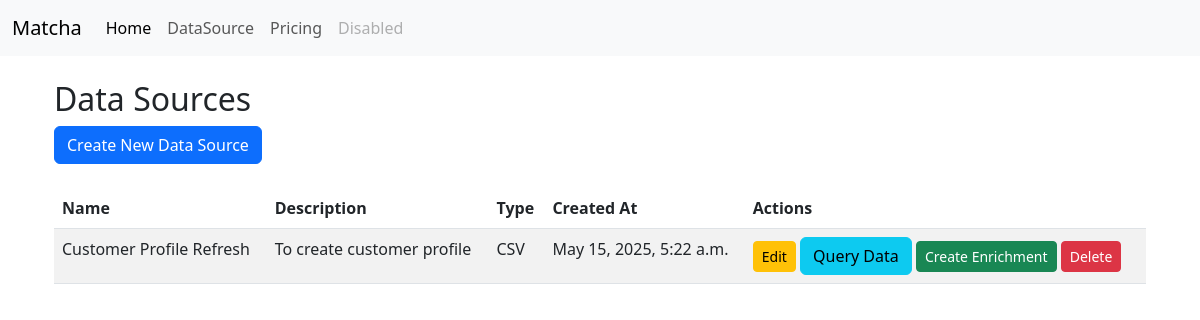
The page /datasources/ on the database as committed earlier.
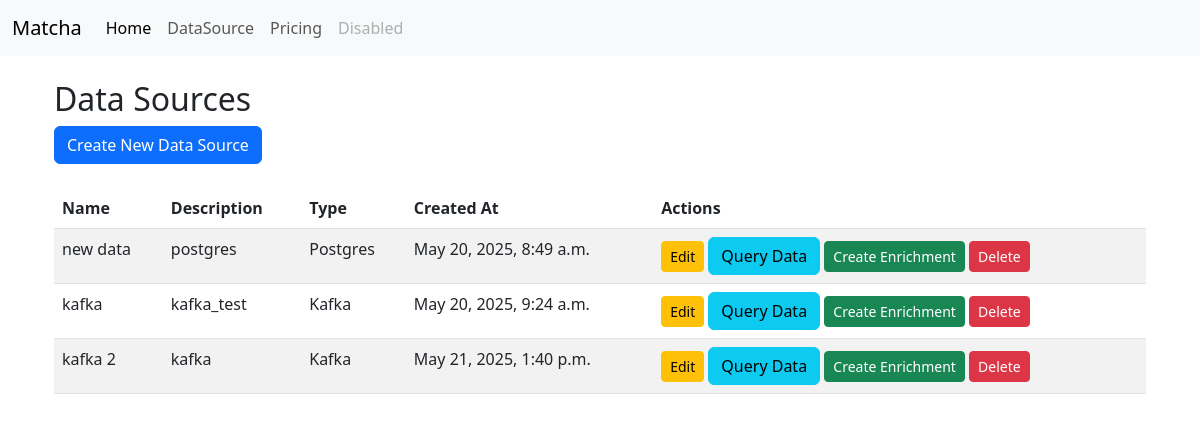
The same page on the database as committed later.
### usex_app/models.py (models this page shows, shortened)
class DataSource(models.Model):
    DATASOURCE_TYPES = [
        ('Postgres', 'postgres'),
        ('Mysql', 'Mysql'),
        ('Kafka', 'Kafka'),
        ('RabbitMQ', 'RabbitMQ'),
        ('S3', 'S3'),
        ('Hive', 'Hive'),
        ('HDFS', 'HDFS'),
        ('CSV', 'CSV'),
    ]
    name = models.CharField(max_length=100)
    description = models.CharField(max_length=150)
    datasource_type = models.CharField(max_length=50,choices=DATASOURCE_TYPES)
    created_at = models.DateTimeField(auto_now_add=True)
    updated_at = models.DateTimeField(auto_now=True)
    connection_params = models.JSONField()  # Use JSONField for flexible connection parameters
    CONNECTION_PARAMS_METADATA = {
        'Postgres': {
            'mandatory': ['host', 'port', 'username', 'password', 'database','query'],
            'optional': [],
        },
        'Mysql': {
            'mandatory': ['host', 'port', 'username', 'password', 'database','query'],
            'optional': [],
        },
        'Kafka': {
            'mandatory': ['brokers', 'topic'],
            'optional': ['group_id','schema_registry_url'],
        },
        'RabbitMQ': {
            'mandatory': ['host', 'port', 'username', 'password', 'queue'],
            'optional': [],
        },
        'S3': {
            'mandatory': ['bucket_name', 'access_key', 'secret_key'],
            'optional': ['region'],
        },
        'Hive': {
            'mandatory': ['host', 'port', 'username', 'password', 'database'],
            'optional': [],
        },
        'HDFS': {
            'mandatory': ['host', 'port', 'username', 'path'],
            'optional': [],
        },
        'CSV': {
            'mandatory': ['file_path'],
            'optional': ['delimiter', 'encoding'],
        },
    }

### usex_app/views.py (the view)
# urls.py: path('datasources/', views.datasource_list_create, name='datasource_list_create'),
def datasource_list_create(request):
    if request.method == 'POST':
        datasource_type = request.POST.get('datasource_type')
        form = DataSourceForm(request.POST, datasource_type=datasource_type)
        if form.is_valid():
            connection_params = {}
            for key, value in form.cleaned_data.items():
                if key.startswith('connection_params_'):
                    param_name = key.replace('connection_params_', '')
                    connection_params[param_name] = value
            datasource = form.save(commit=False)
            datasource.connection_params = connection_params
            try:
                connection = connect_to_data_source(datasource)
                datasource.save()
                if request.headers.get('X-Requested-With') == 'XMLHttpRequest':
                    return JsonResponse({'success': True})
                return redirect('datasource_list')
            except Exception as e:
                form.add_error(None, f"Connection failed: {str(e)}")
        if request.headers.get('X-Requested-With') == 'XMLHttpRequest':
            errors = [str(error) for error in form.non_field_errors()]
            for field, field_errors in form.errors.items():
                errors.extend([f"{field}: {error}" for error in field_errors])
            return JsonResponse({'success': False, 'errors': errors})
    else:
        form = DataSourceForm()
    datasources = DataSource.objects.all()
    connection_params_metadata = json.dumps(DataSource.CONNECTION_PARAMS_METADATA)
    connection_params_values = {ds.id: ds.connection_params for ds in datasources}
    return render(request, 'usex_app/datasource.html', {
        'datasources': datasources,
        'form': form,
        'connection_params_metadata': connection_params_metadata,
        'connection_params_values': json.dumps(connection_params_values),
    })

### usex_app/templates/usex_app/datasource.html (shortened to what this page needs)
{% extends "usex_app/index.html" %}
{% block content %}
<div class="container">
    <h2>Data Sources</h2>
    <button type="button" class="btn btn-primary" data-bs-toggle="modal" data-bs-target="#createDataSourceModal">
        Create New Data Source
    </button>
    <table class="table table-striped mt-4">
        <thead>
            <tr>
                <th>Name</th>
                <th>Description</th>
                <th>Type</th>
                <th>Created At</th>
                <th>Actions</th>
            </tr>
        </thead>
        <tbody>
            {% for datasource in datasources %}
            <tr>
                <td>{{ datasource.name }}</td>
                <td>{{ datasource.description }}</td>
                <td>{{ datasource.datasource_type }}</td>
                <td>{{ datasource.created_at }}</td>
                <td>
                    <button type="button" class="btn btn-sm btn-warning" data-edit-id="{{ datasource.id }}" data-bs-toggle="modal" data-bs-target="#editDataSourceModal">
                        Edit
                    </button>
                    <button type="button" class="btn btn-info query-data-button"
                    data-datasource-id="{{ datasource.id }}"
                    data-datasource-name="{{ datasource.name }}"
                    data-datasource-description="{{ datasource.description }}">
                    Query Data
                    </button>
                    <a href="{% url 'enrichment' datasource.id %}" target="_blank" class="btn btn-sm btn-success">
                        Create Enrichment
                    </a>
                    <form method="post" action="{% url 'delete_datasource' datasource.id %}" style="display:inline;">
                        <button type="submit" class="btn btn-sm btn-danger" onclick="return confirm('Are you sure you want to delete this data source?');">
                            Delete
                        </button>
                    </form>
                </td>
            </tr>
            {% empty %}
            <tr>
                <td colspan="5">No data sources available.</td>
            </tr>
            {% endfor %}
        </tbody>
    </table>
</div>
{% endblock %}

### usex_app/templates/usex_app/index.html (shortened to what this page needs)
<!DOCTYPE html>
<html lang="en">
<head>
    <link href="https://cdn.jsdelivr.net/npm/bootstrap@5.3.0/dist/css/bootstrap.min.css" rel="stylesheet">
</head>
<body>
    <nav class="navbar navbar-expand-lg navbar-light bg-light">
        <div class="container-fluid">
            <a class="navbar-brand" href="#">Matcha</a>
            <div class="collapse navbar-collapse" id="navbarNav">
                <ul class="navbar-nav">
                    <li class="nav-item">
                        <a class="nav-link active" aria-current="page" href="#">Home</a>
                    </li>
                    <li class="nav-item">
                        <a class="nav-link" href="">DataSource</a>
                    </li>
                    <li class="nav-item">
                        <a class="nav-link" href="#">Pricing</a>
                    </li>
                    <li class="nav-item">
                        <a class="nav-link disabled" href="#" tabindex="-1" aria-disabled="true">Disabled</a>
                    </li>
                </ul>
            </div>
        </div>
    </nav>
    <div class="container mt-4">
        {% block content %}{% endblock %}
    </div>
</body>
</html>

Rows that differ between the two databases and show on the page:
removed DataSource: name "Customer Profile Refresh", description "To create customer profile", datasource_type "CSV", created_at "May 15, 2025, 5:22 a.m."
added DataSource: name "new data", description "postgres", datasource_type "Postgres", created_at "May 20, 2025, 8:49 a.m."
added DataSource: name "kafka", description "kafka_test", datasource_type "Kafka", created_at "May 20, 2025, 9:24 a.m."
added DataSource: name "kafka 2", description "kafka", datasource_type "Kafka", created_at "May 21, 2025, 1:40 p.m."
